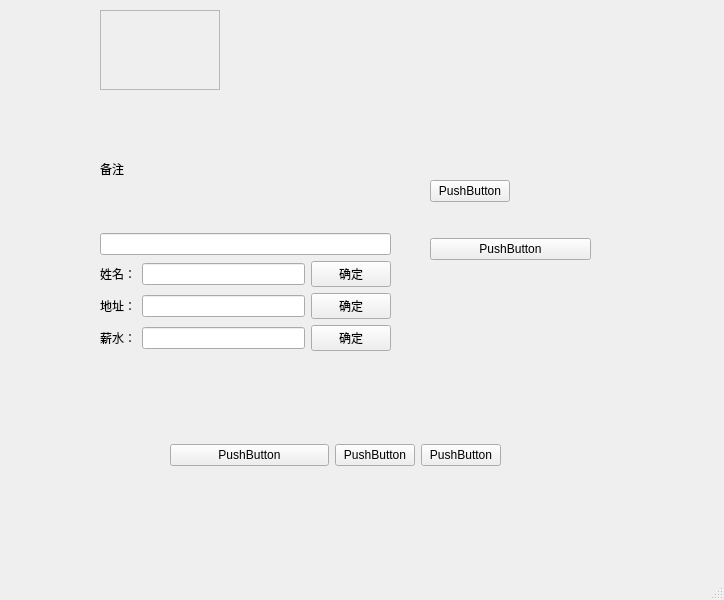
<?xml version="1.0" encoding="UTF-8"?>
<ui version="4.0">
 <class>MainWindow</class>
 <widget class="QMainWindow" name="MainWindow">
  <property name="geometry">
   <rect>
    <x>0</x>
    <y>0</y>
    <width>724</width>
    <height>600</height>
   </rect>
  </property>
  <property name="acceptDrops">
   <bool>true</bool>
  </property>
  <property name="windowTitle">
   <string>MainWindow</string>
  </property>
  <widget class="QWidget" name="centralwidget">
   <widget class="QFrame" name="frame">
    <property name="geometry">
     <rect>
      <x>100</x>
      <y>10</y>
      <width>120</width>
      <height>80</height>
     </rect>
    </property>
    <property name="frameShape">
     <enum>QFrame::StyledPanel</enum>
    </property>
    <property name="frameShadow">
     <enum>QFrame::Raised</enum>
    </property>
   </widget>
   <widget class="QWidget" name="">
    <property name="geometry">
     <rect>
      <x>100</x>
      <y>110</y>
      <width>291</width>
      <height>241</height>
     </rect>
    </property>
    <layout class="QVBoxLayout" name="verticalLayout">
     <item>
      <widget class="QLabel" name="label">
       <property name="text">
        <string>备注</string>
       </property>
      </widget>
     </item>
     <item>
      <widget class="QLineEdit" name="lineEdit"/>
     </item>
     <item>
      <layout class="QHBoxLayout" name="horizontalLayout">
       <item>
        <widget class="QLabel" name="label_2">
         <property name="text">
          <string>姓名：</string>
         </property>
        </widget>
       </item>
       <item>
        <widget class="QLineEdit" name="lineEdit_2"/>
       </item>
       <item>
        <widget class="QPushButton" name="pushButton">
         <property name="text">
          <string>确定</string>
         </property>
        </widget>
       </item>
      </layout>
     </item>
     <item>
      <layout class="QHBoxLayout" name="horizontalLayout_2">
       <item>
        <widget class="QLabel" name="label_3">
         <property name="text">
          <string>地址：</string>
         </property>
        </widget>
       </item>
       <item>
        <widget class="QLineEdit" name="lineEdit_3"/>
       </item>
       <item>
        <widget class="QPushButton" name="pushButton_2">
         <property name="text">
          <string>确定</string>
         </property>
        </widget>
       </item>
      </layout>
     </item>
     <item>
      <layout class="QHBoxLayout" name="horizontalLayout_3">
       <item>
        <widget class="QLabel" name="label_4">
         <property name="text">
          <string>薪水：</string>
         </property>
        </widget>
       </item>
       <item>
        <widget class="QLineEdit" name="lineEdit_4"/>
       </item>
       <item>
        <widget class="QPushButton" name="pushButton_3">
         <property name="text">
          <string>确定</string>
         </property>
        </widget>
       </item>
      </layout>
     </item>
    </layout>
   </widget>
   <widget class="QWidget" name="">
    <property name="geometry">
     <rect>
      <x>170</x>
      <y>430</y>
      <width>331</width>
      <height>51</height>
     </rect>
    </property>
    <layout class="QHBoxLayout" name="horizontalLayout_4">
     <item>
      <widget class="QPushButton" name="pushButton_4">
       <property name="sizePolicy">
        <sizepolicy hsizetype="Expanding" vsizetype="Fixed">
         <horstretch>4</horstretch>
         <verstretch>0</verstretch>
        </sizepolicy>
       </property>
       <property name="text">
        <string>PushButton</string>
       </property>
      </widget>
     </item>
     <item>
      <widget class="QPushButton" name="pushButton_5">
       <property name="sizePolicy">
        <sizepolicy hsizetype="Expanding" vsizetype="Fixed">
         <horstretch>2</horstretch>
         <verstretch>0</verstretch>
        </sizepolicy>
       </property>
       <property name="text">
        <string>PushButton</string>
       </property>
      </widget>
     </item>
     <item>
      <widget class="QPushButton" name="pushButton_8">
       <property name="sizePolicy">
        <sizepolicy hsizetype="Expanding" vsizetype="Fixed">
         <horstretch>2</horstretch>
         <verstretch>0</verstretch>
        </sizepolicy>
       </property>
       <property name="text">
        <string>PushButton</string>
       </property>
      </widget>
     </item>
    </layout>
   </widget>
   <widget class="QWidget" name="">
    <property name="geometry">
     <rect>
      <x>430</x>
      <y>150</y>
      <width>161</width>
      <height>141</height>
     </rect>
    </property>
    <layout class="QVBoxLayout" name="verticalLayout_2">
     <item>
      <widget class="QPushButton" name="pushButton_7">
       <property name="sizePolicy">
        <sizepolicy hsizetype="Maximum" vsizetype="Fixed">
         <horstretch>0</horstretch>
         <verstretch>0</verstretch>
        </sizepolicy>
       </property>
       <property name="text">
        <string>PushButton</string>
       </property>
      </widget>
     </item>
     <item>
      <widget class="QPushButton" name="pushButton_6">
       <property name="text">
        <string>PushButton</string>
       </property>
      </widget>
     </item>
    </layout>
   </widget>
  </widget>
  <widget class="QMenuBar" name="menubar">
   <property name="geometry">
    <rect>
     <x>0</x>
     <y>0</y>
     <width>724</width>
     <height>23</height>
    </rect>
   </property>
  </widget>
  <widget class="QStatusBar" name="statusbar"/>
 </widget>
 <resources/>
 <connections/>
</ui>
